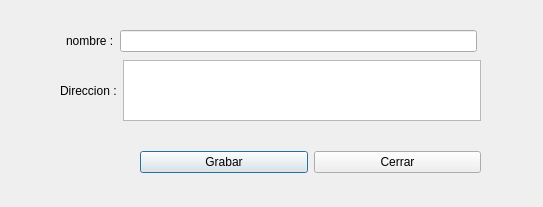
<?xml version="1.0" encoding="UTF-8"?>
<ui version="4.0">
 <class>FmrNewLocal</class>
 <widget class="QDialog" name="FmrNewLocal">
  <property name="geometry">
   <rect>
    <x>0</x>
    <y>0</y>
    <width>543</width>
    <height>207</height>
   </rect>
  </property>
  <property name="windowTitle">
   <string>Registro de Nuevo Local</string>
  </property>
  <widget class="QWidget" name="">
   <property name="geometry">
    <rect>
     <x>140</x>
     <y>150</y>
     <width>341</width>
     <height>25</height>
    </rect>
   </property>
   <layout class="QHBoxLayout" name="horizontalLayout">
    <item>
     <widget class="QPushButton" name="cmdGrabar">
      <property name="text">
       <string>Grabar</string>
      </property>
     </widget>
    </item>
    <item>
     <widget class="QPushButton" name="CmdCerrar">
      <property name="text">
       <string>Cerrar</string>
      </property>
     </widget>
    </item>
   </layout>
  </widget>
  <widget class="QWidget" name="">
   <property name="geometry">
    <rect>
     <x>66</x>
     <y>30</y>
     <width>411</width>
     <height>22</height>
    </rect>
   </property>
   <layout class="QHBoxLayout" name="horizontalLayout_2">
    <item>
     <widget class="QLabel" name="label">
      <property name="text">
       <string>nombre :</string>
      </property>
     </widget>
    </item>
    <item>
     <widget class="QLineEdit" name="txtNombre"/>
    </item>
   </layout>
  </widget>
  <widget class="QWidget" name="">
   <property name="geometry">
    <rect>
     <x>60</x>
     <y>60</y>
     <width>421</width>
     <height>61</height>
    </rect>
   </property>
   <layout class="QHBoxLayout" name="horizontalLayout_3">
    <item>
     <widget class="QLabel" name="label_2">
      <property name="text">
       <string>Direccion :</string>
      </property>
     </widget>
    </item>
    <item>
     <widget class="QTextEdit" name="teDireccion"/>
    </item>
   </layout>
  </widget>
 </widget>
 <resources/>
 <connections/>
</ui>
